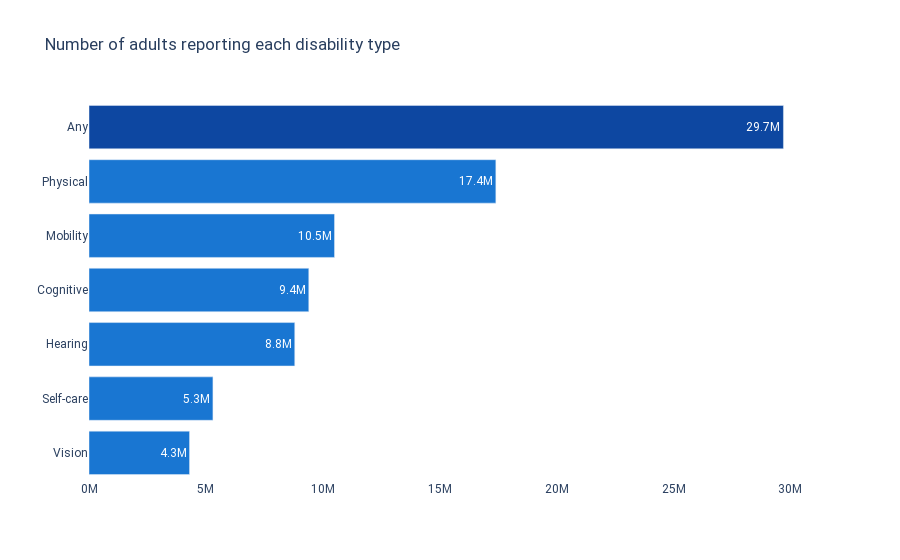

Notebook code for this chart:
### Markdown cell above
Universal payments would ensure that all households receive government assistance.  The remainder of this paper examines how universal payments can alleviate poverty for Americans with disabilities.

## Background
To conduct this analysis, we used the most recent Current Population Survey March Supplement, which reflects 2018 income.  Using this data, we simulated how various UBI levels impact the poverty rate of Americans with a variety of disabilities. For reference, the chart below shows the amount of Americans identifying with each type of disability.

### Code cell
# data for bar graph that shows amount of people with each disability

total_cognitive_m = (adults.weight * (adults.pedisrem==1)).sum()/1e6
total_mobility_m = (adults.weight * (adults.pedisout==1)).sum()/1e6
total_self_care_m = (adults.weight * (adults.pedisdrs==1)).sum()/1e6
total_physical_m = (adults.weight * (adults.pedisphy==1)).sum()/1e6 
total_vision_m = (adults.weight * (adults.pediseye==1)).sum()/1e6
total_hearing_m = (adults.weight* (adults.pedisear==1)).sum()/1e6
total_pwd_m = (adults.weight * adults.any_disability).sum()/1e6
total_pwd = (adults.weight * adults.any_disability).sum()

total_dict = {'disability_type': ['Cognitive', 'Mobility', 'Self-care', 'Physical',
                       'Vision', 'Hearing', 'Any'],
              'total_millions': [total_cognitive_m, total_mobility_m, total_self_care_m, 
                        total_physical_m, total_vision_m, total_hearing_m,
                        total_pwd_m] 
}

total_df = pd.DataFrame(total_dict)
total_df = total_df.round(1)
total_df = (total_df.sort_values(['total_millions','disability_type'],
                               ascending=(False, True)))

fig = px.bar(total_df, x = 'total_millions', y='disability_type',
             title='Number of adults reporting each disability type',
             color='disability_type',
             text='total_millions',
             orientation = 'h',
             color_discrete_map={'Cognitive': BLUE,
                                 'Mobility': BLUE,
                                 'Self-care': BLUE,
                                 'Physical': BLUE,
                                 'Vision': BLUE,
                                 'Hearing': BLUE,
                                 'Any': DARK_BLUE})

fig.update_layout(showlegend=False,
                  xaxis_ticksuffix='M',
                  font=dict(family='Roboto'),
                  plot_bgcolor='white',
                  xaxis_title='',
                  yaxis_title=''
                 )
fig.update_traces(texttemplate='%{text}M')

fig.show(config={'displayModeBar': False})

### Figure 1 — Plotly figure (JSON) as saved in the notebook; plotly's stock layout.template omitted (floating-point values rounded to 4 significant figures)
{"data": [{"alignmentgroup": "True", "hovertemplate": "disability_type=%{y}<br>total_millions=%{text}<extra></extra>", "legendgroup": "Any", "marker": {"color": "#0D47A1"}, "name": "Any", "offsetgroup": "Any", "orientation": "h", "showlegend": true, "text": [29.7], "textposition": "auto", "texttemplate": "%{text}M", "type": "bar", "x": [29.7], "xaxis": "x", "y": ["Any"], "yaxis": "y"}, {"alignmentgroup": "True", "hovertemplate": "disability_type=%{y}<br>total_millions=%{text}<extra></extra>", "legendgroup": "Physical", "marker": {"color": "#1976D2"}, "name": "Physical", "offsetgroup": "Physical", "orientation": "h", "showlegend": true, "text": [17.4], "textposition": "auto", "texttemplate": "%{text}M", "type": "bar", "x": [17.4], "xaxis": "x", "y": ["Physical"], "yaxis": "y"}, {"alignmentgroup": "True", "hovertemplate": "disability_type=%{y}<br>total_millions=%{text}<extra></extra>", "legendgroup": "Mobility", "marker": {"color": "#1976D2"}, "name": "Mobility", "offsetgroup": "Mobility", "orientation": "h", "showlegend": true, "text": [10.5], "textposition": "auto", "texttemplate": "%{text}M", "type": "bar", "x": [10.5], "xaxis": "x", "y": ["Mobility"], "yaxis": "y"}, {"alignmentgroup": "True", "hovertemplate": "disability_type=%{y}<br>total_millions=%{text}<extra></extra>", "legendgroup": "Cognitive", "marker": {"color": "#1976D2"}, "name": "Cognitive", "offsetgroup": "Cognitive", "orientation": "h", "showlegend": true, "text": [9.4], "textposition": "auto", "texttemplate": "%{text}M", "type": "bar", "x": [9.4], "xaxis": "x", "y": ["Cognitive"], "yaxis": "y"}, {"alignmentgroup": "True", "hovertemplate": "disability_type=%{y}<br>total_millions=%{text}<extra></extra>", "legendgroup": "Hearing", "marker": {"color": "#1976D2"}, "name": "Hearing", "offsetgroup": "Hearing", "orientation": "h", "showlegend": true, "text": [8.8], "textposition": "auto", "texttemplate": "%{text}M", "type": "bar", "x": [8.8], "xaxis": "x", "y": ["Hearing"], "yaxis": "y"}, {"alignmentgroup": "True", "hovertemplate": "disability_type=%{y}<br>total_millions=%{text}<extra></extra>", "legendgroup": "Self-care", "marker": {"color": "#1976D2"}, "name": "Self-care", "offsetgroup": "Self-care", "orientation": "h", "showlegend": true, "text": [5.3], "textposition": "auto", "texttemplate": "%{text}M", "type": "bar", "x": [5.3], "xaxis": "x", "y": ["Self-care"], "yaxis": "y"}, {"alignmentgroup": "True", "hovertemplate": "disability_type=%{y}<br>total_millions=%{text}<extra></extra>", "legendgroup": "Vision", "marker": {"color": "#1976D2"}, "name": "Vision", "offsetgroup": "Vision", "orientation": "h", "showlegend": true, "text": [4.3], "textposition": "auto", "texttemplate": "%{text}M", "type": "bar", "x": [4.3], "xaxis": "x", "y": ["Vision"], "yaxis": "y"}], "layout": {"barmode": "relative", "font": {"family": "Roboto"}, "legend": {"title": {"text": "disability_type"}, "tracegroupgap": 0}, "plot_bgcolor": "white", "showlegend": false, "title": {"text": "Number of adults reporting each disability type"}, "xaxis": {"anchor": "y", "domain": [0, 1], "ticksuffix": "M", "title": {"text": ""}}, "yaxis": {"anchor": "x", "categoryarray": ["Vision", "Self-care", "Hearing", "Cognitive", "Mobility", "Physical", "Any"], "categoryorder": "array", "domain": [0, 1], "title": {"text": ""}}}}
